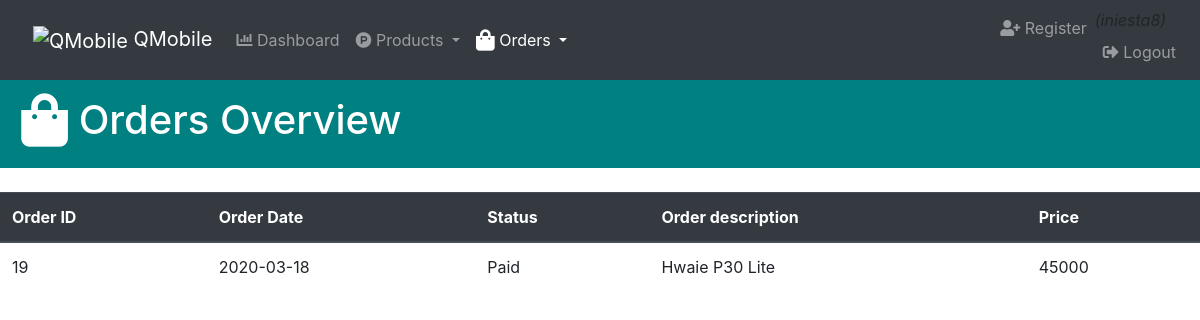
The page /admin/order.php (signed in) on the database as committed earlier.
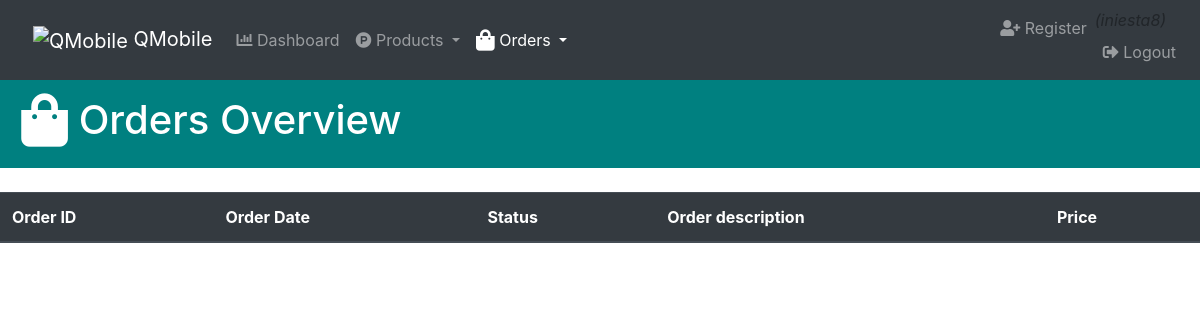
The same page on the database as committed later.
### tables this page shows
CREATE TABLE IF NOT EXISTS `orders` (
  `orderId` int(11) NOT NULL AUTO_INCREMENT,
  `orderdate` varchar(255) NOT NULL,
  `status` varchar(255) NOT NULL,
  `orderName` varchar(255) NOT NULL,
  `price` int(11) NOT NULL,
  PRIMARY KEY (`orderId`)
);

### admin/dbconnection.php (the view, shortened to what this page needs)
<?php
    $db = mysqli_connect('localhost','root','','registeruser');
    function getOrderDetails(){
        global $db;
        $order = "SELECT * FROM orders";
        $order_result = mysqli_query($db,$order);
        while($row = mysqli_fetch_assoc($order_result)){
            orderdetails($row['orderId'],$row['orderdate'],$row['status'],$row['orderName'],$row['price']);
        }
    }
    function orderdetails($orderId,$orderdate,$status,$orderName,$price){
        echo "<tr>";
            echo "<td>$orderId</td>";
            echo "<td>$orderdate</td>";
            echo "<td>$status</td>";
            echo "<td>$orderName</td>";
            echo "<td>$price</td>";
        echo "</tr>";
    }
?>

Rows that differ between the two databases and show on the page:
removed orders: orderId "19", orderdate "2020-03-18", status "Paid", orderName "Hwaie P30 Lite", price "45000"
